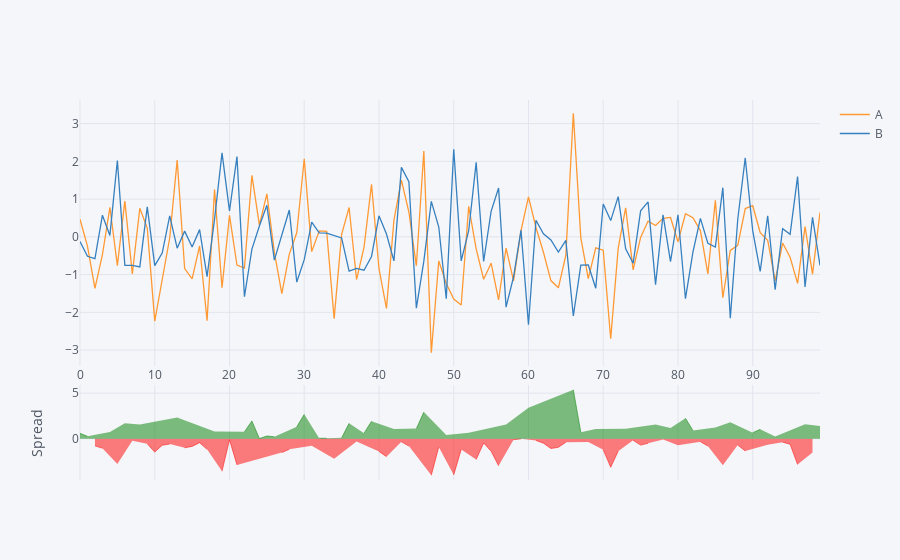

The notebook cell saved with this chart:
### Markdown cell above
Spread plots are often used for time series analysis and financial analysis (often used in stock analysis):

### Code cell
df1[['A','B']].iplot(kind='spread')

### Figure 1 — Plotly figure (JSON) as saved in the notebook; plotly's stock layout.template omitted (floating-point values rounded to 4 significant figures)
{"data": [{"line": {"color": "rgba(255, 153, 51, 1.0)", "dash": "solid", "width": 1.3}, "mode": "lines", "name": "A", "text": "", "type": "scatter", "x": [0, 1, 2, 3, 4, 5, 6, 7, 8, 9, 10, 11, 12, 13, 14, 15, 16, 17, 18, 19, 20, 21, 22, 23, 24, 25, 26, 27, 28, 29, 30, 31, 32, 33, 34, 35, 36, 37, 38, 39, 40, 41, 42, 43, 44, 45, 46, 47, 48, 49, 50, 51, 52, 53, 54, 55, 56, 57, 58, 59, 60, 61, 62, 63, 64, 65, 66, 67, 68, 69, 70, 71, 72, 73, 74, 75, 76, 77, 78, 79, 80, 81, 82, 83, 84, 85, 86, 87, 88, 89, 90, 91, 92, 93, 94, 95, 96, 97, 98, 99], "y": [0.4658, -0.247, -1.362, -0.4739, 0.7831, -0.7614, 0.9458, -0.9854, 0.7589, 0.2319, -2.233, -1.149, -0.03123, 2.032, -0.8418, -1.114, -0.2408, -2.221, 1.252, -1.347, 0.5714, -0.7469, -0.8264, 1.629, 0.3094, 1.138, -0.4041, -1.503, -0.456, 0.1068, 2.07, -0.3912, 0.1557, 0.1481, -2.167, 0.06375, 0.7769, -1.131, -0.2738, 1.393, -0.8435, -1.896, 0.4422, 1.502, 0.6554, -0.7666, 2.275, -3.069, -0.6368, -1.234, -1.648, -1.807, 0.8104, -0.3165, -1.123, -0.6992, -1.671, -0.2956, -1.167, 0.1643, 1.057, 0.2483, -0.408, -1.159, -1.35, -0.4821, 3.273, -0.02644, -1.106, -0.289, -0.3536, -2.701, -0.3041, 0.771, -0.8766, -0.01439, 0.4175, 0.3023, 0.4924, 0.514, -0.133, 0.612, 0.5061, 0.167, -0.981, 0.9666, -1.614, -0.3589, -0.2264, 0.7496, 0.8248, 0.1111, -0.08904, -1.166, -0.1636, -0.5394, -1.231, 0.2711, -0.987, 0.6476]}, {"line": {"color": "rgba(55, 128, 191, 1.0)", "dash": "solid", "width": 1.3}, "mode": "lines", "name": "B", "text": "", "type": "scatter", "x": [0, 1, 2, 3, 4, 5, 6, 7, 8, 9, 10, 11, 12, 13, 14, 15, 16, 17, 18, 19, 20, 21, 22, 23, 24, 25, 26, 27, 28, 29, 30, 31, 32, 33, 34, 35, 36, 37, 38, 39, 40, 41, 42, 43, 44, 45, 46, 47, 48, 49, 50, 51, 52, 53, 54, 55, 56, 57, 58, 59, 60, 61, 62, 63, 64, 65, 66, 67, 68, 69, 70, 71, 72, 73, 74, 75, 76, 77, 78, 79, 80, 81, 82, 83, 84, 85, 86, 87, 88, 89, 90, 91, 92, 93, 94, 95, 96, 97, 98, 99], "y": [-0.1238, -0.5144, -0.5784, 0.5727, 0.03815, 2.023, -0.7558, -0.7563, -0.7974, 0.7935, -0.7644, -0.4308, 0.554, -0.3012, 0.1519, -0.2712, 0.1915, -1.054, 0.4716, 2.223, 0.6861, 2.127, -1.587, -0.3251, 0.2859, 0.8366, -0.6182, 0.0205, 0.7116, -1.198, -0.6045, 0.3888, 0.1036, 0.09873, 0.03569, -0.02905, -0.9099, -0.8347, -0.8842, -0.5204, 0.5569, 0.07452, -0.6351, 1.84, 1.46, -1.888, -0.6446, 0.938, 0.2605, -1.641, 2.319, -0.6374, 0.1617, 1.973, -0.6526, 0.6749, 1.293, -1.861, -1.064, 0.1766, -2.33, 0.4388, 0.07999, -0.08242, -0.4039, -0.09234, -2.097, -0.7492, -0.7452, -1.362, 0.8697, 0.4305, 1.065, -0.3153, -0.7006, 0.6881, 0.9247, -1.266, 0.5843, -0.6569, 0.5848, -1.638, -0.4054, 0.488, -0.1711, -0.271, 1.303, -2.157, 0.4723, 2.09, 0.1582, -0.9157, 0.5592, -1.399, 0.2177, 0.06992, 1.598, -1.325, 0.5175, -0.7564]}, {"connectgaps": false, "fill": "tozeroy", "line": {"color": "red", "dash": "solid", "width": 0.5}, "mode": "lines", "name": "Spread", "showlegend": false, "type": "scatter", "x": [0, 1, 2, 3, 4, 5, 6, 7, 8, 9, 10, 11, 12, 13, 14, 15, 16, 17, 18, 19, 20, 21, 22, 23, 24, 25, 26, 27, 28, 29, 30, 31, 32, 33, 34, 35, 36, 37, 38, 39, 40, 41, 42, 43, 44, 45, 46, 47, 48, 49, 50, 51, 52, 53, 54, 55, 56, 57, 58, 59, 60, 61, 62, 63, 64, 65, 66, 67, 68, 69, 70, 71, 72, 73, 74, 75, 76, 77, 78, 79, 80, 81, 82, 83, 84, 85, 86, 87, 88, 89, 90, 91, 92, 93, 94, 95, 96, 97, 98, 99], "xaxis": "x2", "y": ["", "", -0.7837, -1.047, "", -2.784, "", -0.229, "", -0.5616, -1.469, -0.7178, -0.5852, "", -0.9937, -0.8433, -0.4323, -1.167, "", -3.57, -0.1147, -2.874, "", "", "", "", "", -1.523, -1.168, "", "", -0.78, "", "", -2.203, "", "", -0.2965, "", "", -1.4, -1.971, "", -0.3382, -0.8048, "", "", -4.007, -0.8972, "", -3.966, -1.17, "", -2.289, -0.4709, -1.374, -2.964, "", -0.1035, -0.0123, "", -0.1904, -0.488, -1.076, -0.9463, -0.3897, "", "", -0.3608, "", -1.223, -3.132, -1.37, "", -0.176, -0.7025, -0.5071, "", -0.09185, "", -0.7179, "", "", -0.3209, -0.8099, "", -2.916, "", -0.6987, -1.341, "", "", -0.6483, "", -0.3813, -0.6093, -2.829, "", -1.505, ""], "yaxis": "y2"}, {"connectgaps": false, "fill": "tozeroy", "line": {"color": "green", "dash": "solid", "width": 0.5}, "mode": "lines", "name": "Spread", "showlegend": false, "type": "scatter", "x": [0, 1, 2, 3, 4, 5, 6, 7, 8, 9, 10, 11, 12, 13, 14, 15, 16, 17, 18, 19, 20, 21, 22, 23, 24, 25, 26, 27, 28, 29, 30, 31, 32, 33, 34, 35, 36, 37, 38, 39, 40, 41, 42, 43, 44, 45, 46, 47, 48, 49, 50, 51, 52, 53, 54, 55, 56, 57, 58, 59, 60, 61, 62, 63, 64, 65, 66, 67, 68, 69, 70, 71, 72, 73, 74, 75, 76, 77, 78, 79, 80, 81, 82, 83, 84, 85, 86, 87, 88, 89, 90, 91, 92, 93, 94, 95, 96, 97, 98, 99], "xaxis": "x2", "y": [0.5896, 0.2674, "", "", 0.7449, "", 1.702, "", 1.556, "", "", "", "", 2.333, "", "", "", "", 0.7807, "", "", "", 0.7602, 1.954, 0.02355, 0.3014, 0.214, "", "", 1.304, 2.674, "", 0.05211, 0.0494, "", 0.0928, 1.687, "", 0.6104, 1.914, "", "", 1.077, "", "", 1.121, 2.919, "", "", 0.4075, "", "", 0.6488, "", "", "", "", 1.565, "", "", 3.388, "", "", "", "", "", 5.37, 0.7228, "", 1.073, "", "", "", 1.086, "", "", "", 1.568, "", 1.171, "", 2.25, 0.9115, "", "", 1.238, "", 1.798, "", "", 0.6665, 1.027, "", 0.2338, "", "", "", 1.596, "", 1.404], "yaxis": "y2"}], "layout": {"hovermode": "x", "legend": {"bgcolor": "#F5F6F9", "font": {"color": "#4D5663"}}, "paper_bgcolor": "#F5F6F9", "plot_bgcolor": "#F5F6F9", "titlefont": {"color": "#4D5663"}, "xaxis1": {"gridcolor": "#E1E5ED", "showgrid": true, "tickfont": {"color": "#4D5663"}, "title": "", "titlefont": {"color": "#4D5663"}, "zerolinecolor": "#E1E5ED"}, "xaxis2": {"anchor": "y2", "gridcolor": "#E1E5ED", "showgrid": true, "showticklabels": false, "tickfont": {"color": "#4D5663"}, "title": "", "titlefont": {"color": "#4D5663"}, "zerolinecolor": "#E1E5ED"}, "yaxis1": {"domain": [0.3, 1], "gridcolor": "#E1E5ED", "showgrid": true, "tickfont": {"color": "#4D5663"}, "title": "", "titlefont": {"color": "#4D5663"}, "zerolinecolor": "#E1E5ED"}, "yaxis2": {"domain": [0, 0.25], "gridcolor": "#E1E5ED", "showgrid": true, "tickfont": {"color": "#4D5663"}, "title": "Spread", "titlefont": {"color": "#4D5663"}, "zerolinecolor": "#E1E5ED"}}}
